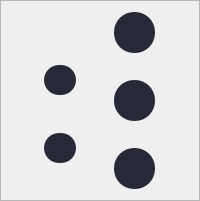
            <widget class="QFrame" name="frame_6">
             <property name="minimumSize">
              <size>
               <width>101</width>
               <height>201</height>
              </size>
             </property>
             <property name="styleSheet">
              <string notr="true"/>
             </property>
             <property name="frameShape">
              <enum>QFrame::StyledPanel</enum>
             </property>
             <property name="frameShadow">
              <enum>QFrame::Raised</enum>
             </property>
             <layout class="QGridLayout" name="gridLayout_9">
              <item row="0" column="0">
               <spacer name="horizontalSpacer_56">
                <property name="orientation">
                 <enum>Qt::Horizontal</enum>
                </property>
                <property name="sizeType">
                 <enum>QSizePolicy::Fixed</enum>
                </property>
                <property name="sizeHint" stdset="0">
                 <size>
                  <width>5</width>
                  <height>20</height>
                 </size>
                </property>
               </spacer>
              </item>
              <item row="0" column="1">
               <widget class="QPushButton" name="pushButton_100">
                <property name="sizePolicy">
                 <sizepolicy hsizetype="Fixed" vsizetype="Fixed">
                  <horstretch>0</horstretch>
                  <verstretch>0</verstretch>
                 </sizepolicy>
                </property>
                <property name="minimumSize">
                 <size>
                  <width>41</width>
                  <height>41</height>
                 </size>
                </property>
                <property name="styleSheet">
                 <string notr="true">QPushButton {
background-color: #272938;
border-radius: 20px;
}

QPushButton:hover {
background-color: #74CE8B;
border-radius: 20px;
}</string>
                </property>
                <property name="text">
                 <string/>
                </property>
               </widget>
              </item>
              <item row="1" column="0" rowspan="2">
               <widget class="QPushButton" name="pushButton_99">
                <property name="sizePolicy">
                 <sizepolicy hsizetype="Fixed" vsizetype="Fixed">
                  <horstretch>0</horstretch>
                  <verstretch>0</verstretch>
                 </sizepolicy>
                </property>
                <property name="minimumSize">
                 <size>
                  <width>30</width>
                  <height>30</height>
                 </size>
                </property>
                <property name="styleSheet">
                 <string notr="true">QPushButton {
background-color: #272938;
border-radius: 15px;
}

QPushButton:hover {
background-color: #FB6678;
border-radius: 15px;
}</string>
                </property>
                <property name="text">
                 <string/>
                </property>
               </widget>
              </item>
              <item row="1" column="1">
               <spacer name="verticalSpacer_37">
                <property name="orientation">
                 <enum>Qt::Vertical</enum>
                </property>
                <property name="sizeType">
                 <enum>QSizePolicy::Fixed</enum>
                </property>
                <property name="sizeHint" stdset="0">
                 <size>
                  <width>18</width>
                  <height>7</height>
                 </size>
                </property>
               </spacer>
              </item>
              <item row="2" column="1" rowspan="2">
               <widget class="QPushButton" name="pushButton_98">
                <property name="sizePolicy">
                 <sizepolicy hsizetype="Fixed" vsizetype="Fixed">
                  <horstretch>0</horstretch>
                  <verstretch>0</verstretch>
                 </sizepolicy>
                </property>
                <property name="minimumSize">
                 <size>
                  <width>41</width>
                  <height>41</height>
                 </size>
                </property>
                <property name="styleSheet">
                 <string notr="true">QPushButton {
background-color: #272938;
border-radius: 20px;
}

QPushButton:hover {
background-color: #0177FB;
border-radius: 20px;
}</string>
                </property>
                <property name="text">
                 <string/>
                </property>
               </widget>
              </item>
              <item row="3" column="0">
               <spacer name="horizontalSpacer_57">
                <property name="orientation">
                 <enum>Qt::Horizontal</enum>
                </property>
                <property name="sizeType">
                 <enum>QSizePolicy::Fixed</enum>
                </property>
                <property name="sizeHint" stdset="0">
                 <size>
                  <width>5</width>
                  <height>20</height>
                 </size>
                </property>
               </spacer>
              </item>
              <item row="4" column="0" rowspan="2">
               <widget class="QPushButton" name="pushButton_102">
                <property name="sizePolicy">
                 <sizepolicy hsizetype="Fixed" vsizetype="Fixed">
                  <horstretch>0</horstretch>
                  <verstretch>0</verstretch>
                 </sizepolicy>
                </property>
                <property name="minimumSize">
                 <size>
                  <width>30</width>
                  <height>30</height>
                 </size>
                </property>
                <property name="styleSheet">
                 <string notr="true">QPushButton {
background-color: #272938;
border-radius: 15px;
}

QPushButton:hover {
background-color: #FB6678;
border-radius: 15px;
}</string>
                </property>
                <property name="text">
                 <string/>
                </property>
               </widget>
              </item>
              <item row="4" column="1">
               <spacer name="verticalSpacer_38">
                <property name="orientation">
                 <enum>Qt::Vertical</enum>
                </property>
                <property name="sizeType">
                 <enum>QSizePolicy::Fixed</enum>
                </property>
                <property name="sizeHint" stdset="0">
                 <size>
                  <width>18</width>
                  <height>7</height>
                 </size>
                </property>
               </spacer>
              </item>
              <item row="5" column="1" rowspan="2">
               <widget class="QPushButton" name="pushButton_101">
                <property name="sizePolicy">
                 <sizepolicy hsizetype="Fixed" vsizetype="Fixed">
                  <horstretch>0</horstretch>
                  <verstretch>0</verstretch>
                 </sizepolicy>
                </property>
                <property name="minimumSize">
                 <size>
                  <width>41</width>
                  <height>41</height>
                 </size>
                </property>
                <property name="styleSheet">
                 <string notr="true">QPushButton {
background-color: #272938;
border-radius: 20px;
}

QPushButton:hover {
background-color: #74CE8B;
border-radius: 20px;
}</string>
                </property>
                <property name="text">
                 <string/>
                </property>
               </widget>
              </item>
              <item row="6" column="0">
               <spacer name="horizontalSpacer_58">
                <property name="orientation">
                 <enum>Qt::Horizontal</enum>
                </property>
                <property name="sizeType">
                 <enum>QSizePolicy::Fixed</enum>
                </property>
                <property name="sizeHint" stdset="0">
                 <size>
                  <width>5</width>
                  <height>20</height>
                 </size>
                </property>
               </spacer>
              </item>
             </layout>
            </widget>
